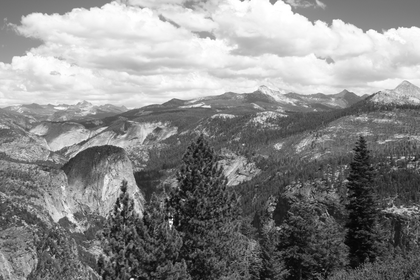
%> input picture ENGN2605/Zhuo Wang_Lab06/images/problem_2/half_dome/halfdome-05.png, 420 x 280 px, shrunk from 1024 x 683 before the run
$ octave P2.m   (GNU Octave 9; MATLAB toolbox functions it lacks are replaced by stand-ins)
%> lines starting %> are read from the running program, lines starting %| are printed output that depends on the picture
clc;
clear;
close all;
format long;

%Run the 'vl_setup' file before running it

I1 = single(rgb2gray(imread("images\problem_2\half_dome\halfdome-05.png")));
%> I1: size 280x420 single; min 3, max 255, mean 137.2
I2 = single(rgb2gray(imread("images\problem_2\half_dome\halfdome-06.png")));
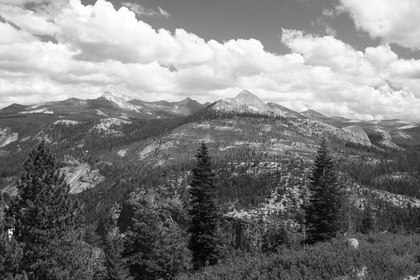
%> input picture ENGN2605/Zhuo Wang_Lab06/images/problem_2/half_dome/halfdome-06.png, 420 x 280 px, shrunk from 1024 x 683 before the run
%> I2: size 280x420 single; min 1, max 255, mean 127.2
I3 = single(rgb2gray(imread("images\problem_2\half_dome\halfdome-07.png")));
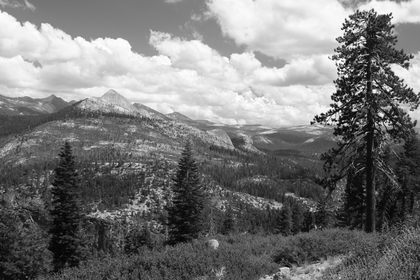
%> input picture ENGN2605/Zhuo Wang_Lab06/images/problem_2/half_dome/halfdome-07.png, 420 x 280 px, shrunk from 1024 x 683 before the run
%> I3: size 280x420 single; min 0, max 255, mean 119.9
I4 = single(rgb2gray(imread("images\problem_2\hotel\hotel-00.png")));
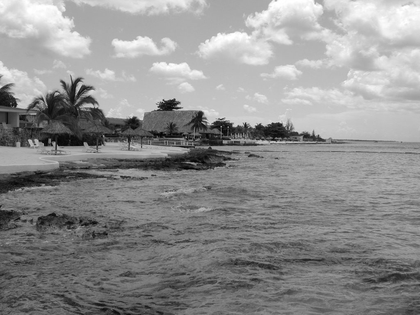
%> input picture ENGN2605/Zhuo Wang_Lab06/images/problem_2/hotel/hotel-00.png, 420 x 315 px, shrunk from 1024 x 768 before the run
%> I4: size 315x420 single; min 0, max 255, mean 142.7
I5 = single(rgb2gray(imread("images\problem_2\hotel\hotel-01.png")));
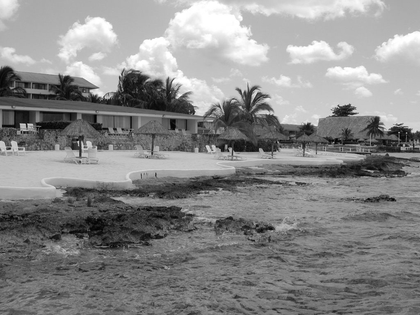
%> input picture ENGN2605/Zhuo Wang_Lab06/images/problem_2/hotel/hotel-01.png, 420 x 315 px, shrunk from 1024 x 768 before the run
%> I5: size 315x420 single; min 0, max 255, mean 137
I6 = single(rgb2gray(imread("images\problem_2\hotel\hotel-02.png")));
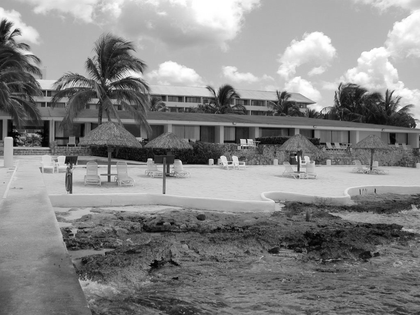
%> input picture ENGN2605/Zhuo Wang_Lab06/images/problem_2/hotel/hotel-02.png, 420 x 315 px, shrunk from 1024 x 768 before the run
%> I6: size 315x420 single; min 0, max 255, mean 133.4

im1 = imread("images\problem_2\half_dome\halfdome-05.png");
%> im1 is the input picture: size 280x420x3 uint8; min 3, max 255, mean 137.2
im2 = imread("images\problem_2\half_dome\halfdome-06.png");
%> im2 is the input picture: size 280x420x3 uint8; min 1, max 255, mean 127.2
im3 = imread("images\problem_2\half_dome\halfdome-07.png");
%> im3 is the input picture: size 280x420x3 uint8; min 0, max 255, mean 119.9
im4 = imread("images\problem_2\hotel\hotel-00.png");
%> im4 is the input picture: size 315x420x3 uint8; min 0, max 255, mean 142.7
im5 = imread("images\problem_2\hotel\hotel-01.png");
%> im5 is the input picture: size 315x420x3 uint8; min 0, max 255, mean 137
im6 = imread("images\problem_2\hotel\hotel-02.png");
%> im6 is the input picture: size 315x420x3 uint8; min 0, max 255, mean 133.4

peakthresh = 0.1;
edgethresh = 5;

%> (the run ends here)
